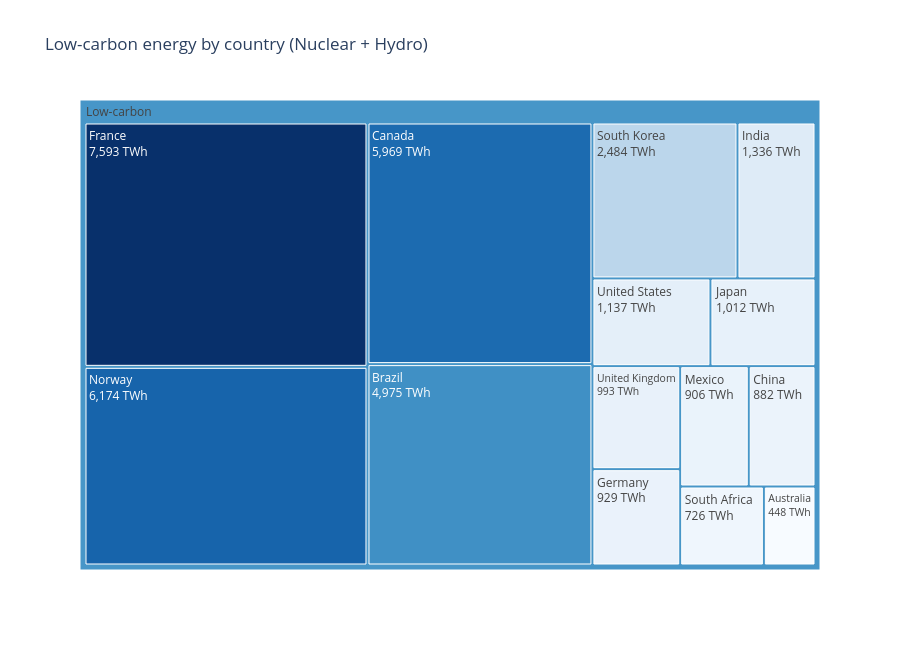
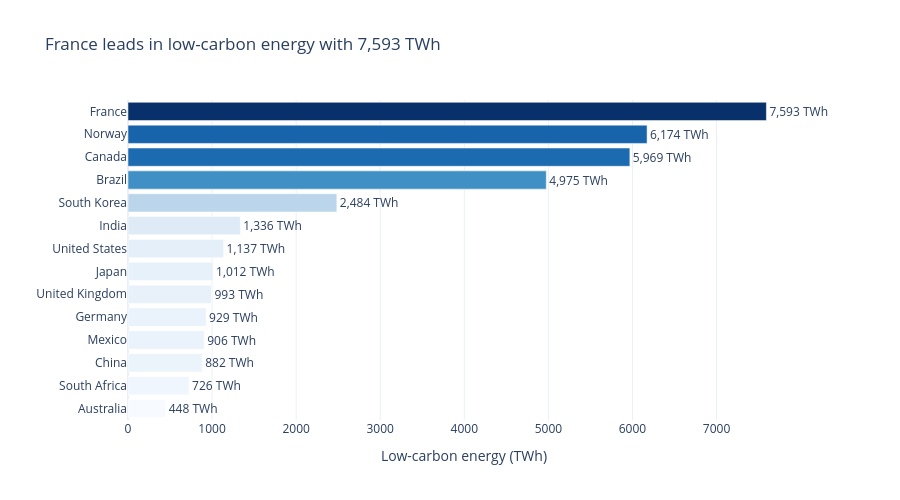

Notebook code cell kept with these figures, in order:
### Markdown cell above
## Task 2 — Treemap vs bar: low-carbon energy by country

**What to build:** Build **both** a treemap and a horizontal bar chart showing total low-carbon TWh (Nuclear + Hydro) per country. Then answer the question in a markdown cell below.

**Requirements:**
- Filter to `Source_Type == 'Low-carbon'` and aggregate TWh by country
- Treemap: single-level `path=['All', 'Country']` with a dummy root node labelled `'Low-carbon'`
- Bar chart: sorted by TWh, horizontal orientation, CVD-safe colour
- Both charts show TWh values, not percentages
- Insight title on the bar chart naming the leading country

### Code cell
# Task 2 — low-carbon energy by country

# Keep Nuclear and Hydro, then aggregate their TWh by country.
df_low_carbon = df.loc[df['Source_Type'] == 'Low-carbon'].copy()
low_carbon_by_country = (
    df_low_carbon.groupby('Country', as_index=False)['TWh']
    .sum()
    .sort_values('TWh', ascending=False)
)

# Treemap requires a root column for the requested two-level hierarchy.
low_carbon_by_country['All'] = 'Low-carbon'
leading_country = low_carbon_by_country.iloc[0]['Country']
leading_twh = low_carbon_by_country.iloc[0]['TWh']

# Treemap: area represents total low-carbon TWh.
fig_treemap = px.treemap(
    low_carbon_by_country,
    path=['All', 'Country'],
    values='TWh',
    color='TWh',
    color_continuous_scale='Blues',
    labels={'TWh': 'Low-carbon energy (TWh)'},
    title='Low-carbon energy by country (Nuclear + Hydro)',
    height=650,
    template='plotly_white'
)
fig_treemap.update_traces(
    textinfo='label+value',
    texttemplate='%{label}<br>%{value:,.0f} TWh',
    hovertemplate='<b>%{label}</b><br>%{value:,.0f} TWh<extra></extra>'
)
fig_treemap.update_layout(coloraxis_showscale=False)
fig_treemap.show()

# Horizontal bar chart: a shared baseline makes country ranking easier to compare.
fig_bar = px.bar(
    low_carbon_by_country,
    x='TWh',
    y='Country',
    orientation='h',
    color='TWh',
    color_continuous_scale='Blues',
    text='TWh',
    labels={'TWh': 'Low-carbon energy (TWh)', 'Country': ''},
    title=f'{leading_country} leads in low-carbon energy with {leading_twh:,.0f} TWh',
    height=max(500, 25 * len(low_carbon_by_country)),
    template='plotly_white'
)
fig_bar.update_traces(
    texttemplate='%{x:,.0f} TWh',
    textposition='outside',
    cliponaxis=False
)
fig_bar.update_layout(
    yaxis=dict(autorange='reversed'),
    coloraxis_showscale=False,
    margin=dict(r=100)
)
fig_bar.show()

print(f'Leading country: {leading_country} ({leading_twh:,.0f} TWh)')

### Figure 1 — Plotly figure (JSON) as saved in the notebook; plotly's stock layout.template omitted (floating-point values rounded to 4 significant figures)
{"data": [{"branchvalues": "total", "customdata": [[448], [4975], [5969], [882], [7593], [929], [1336], [1012], [906], [6174], [726], [2484], [993], [1137], [4797.0]], "domain": {"x": [0, 1], "y": [0, 1]}, "hovertemplate": "<b>%{label}</b><br>%{value:,.0f} TWh<extra></extra>", "ids": ["Low-carbon/Australia", "Low-carbon/Brazil", "Low-carbon/Canada", "Low-carbon/China", "Low-carbon/France", "Low-carbon/Germany", "Low-carbon/India", "Low-carbon/Japan", "Low-carbon/Mexico", "Low-carbon/Norway", "Low-carbon/South Africa", "Low-carbon/South Korea", "Low-carbon/United Kingdom", "Low-carbon/United States", "Low-carbon"], "labels": ["Australia", "Brazil", "Canada", "China", "France", "Germany", "India", "Japan", "Mexico", "Norway", "South Africa", "South Korea", "United Kingdom", "United States", "Low-carbon"], "marker": {"coloraxis": "coloraxis", "colors": [448, 4975, 5969, 882, 7593, 929, 1336, 1012, 906, 6174, 726, 2484, 993, 1137, 4797.0]}, "name": "", "parents": ["Low-carbon", "Low-carbon", "Low-carbon", "Low-carbon", "Low-carbon", "Low-carbon", "Low-carbon", "Low-carbon", "Low-carbon", "Low-carbon", "Low-carbon", "Low-carbon", "Low-carbon", "Low-carbon", ""], "textinfo": "label+value", "texttemplate": "%{label}<br>%{value:,.0f} TWh", "type": "treemap", "values": [448, 4975, 5969, 882, 7593, 929, 1336, 1012, 906, 6174, 726, 2484, 993, 1137, 35564]}], "layout": {"coloraxis": {"colorbar": {"title": {"text": "Low-carbon energy (TWh)"}}, "colorscale": [[0, "rgb(247,251,255)"], [0.125, "rgb(222,235,247)"], [0.25, "rgb(198,219,239)"], [0.375, "rgb(158,202,225)"], [0.5, "rgb(107,174,214)"], [0.625, "rgb(66,146,198)"], [0.75, "rgb(33,113,181)"], [0.875, "rgb(8,81,156)"], [1, "rgb(8,48,107)"]], "showscale": false}, "height": 650, "legend": {"tracegroupgap": 0}, "title": {"text": "Low-carbon energy by country (Nuclear + Hydro)"}}}

### Figure 2 — Plotly figure (JSON) as saved in the notebook; plotly's stock layout.template omitted (floating-point values rounded to 4 significant figures)
{"data": [{"alignmentgroup": "True", "cliponaxis": false, "hovertemplate": "Low-carbon energy (TWh)=%{marker.color}<br>=%{y}<extra></extra>", "legendgroup": "", "marker": {"color": [7593, 6174, 5969, 4975, 2484, 1336, 1137, 1012, 993, 929, 906, 882, 726, 448], "coloraxis": "coloraxis", "pattern": {"shape": ""}}, "name": "", "offsetgroup": "", "orientation": "h", "showlegend": false, "text": [7593, 6174, 5969, 4975, 2484, 1336, 1137, 1012, 993, 929, 906, 882, 726, 448], "textposition": "outside", "texttemplate": "%{x:,.0f} TWh", "type": "bar", "x": [7593, 6174, 5969, 4975, 2484, 1336, 1137, 1012, 993, 929, 906, 882, 726, 448], "xaxis": "x", "y": ["France", "Norway", "Canada", "Brazil", "South Korea", "India", "United States", "Japan", "United Kingdom", "Germany", "Mexico", "China", "South Africa", "Australia"], "yaxis": "y"}], "layout": {"barmode": "relative", "coloraxis": {"colorbar": {"title": {"text": "Low-carbon energy (TWh)"}}, "colorscale": [[0, "rgb(247,251,255)"], [0.125, "rgb(222,235,247)"], [0.25, "rgb(198,219,239)"], [0.375, "rgb(158,202,225)"], [0.5, "rgb(107,174,214)"], [0.625, "rgb(66,146,198)"], [0.75, "rgb(33,113,181)"], [0.875, "rgb(8,81,156)"], [1, "rgb(8,48,107)"]], "showscale": false}, "height": 500, "legend": {"tracegroupgap": 0}, "margin": {"r": 100}, "title": {"text": "France leads in low-carbon energy with 7,593 TWh"}, "xaxis": {"anchor": "y", "domain": [0, 1], "title": {"text": "Low-carbon energy (TWh)"}}, "yaxis": {"anchor": "x", "autorange": "reversed", "domain": [0, 1], "title": {"text": ""}}}}
